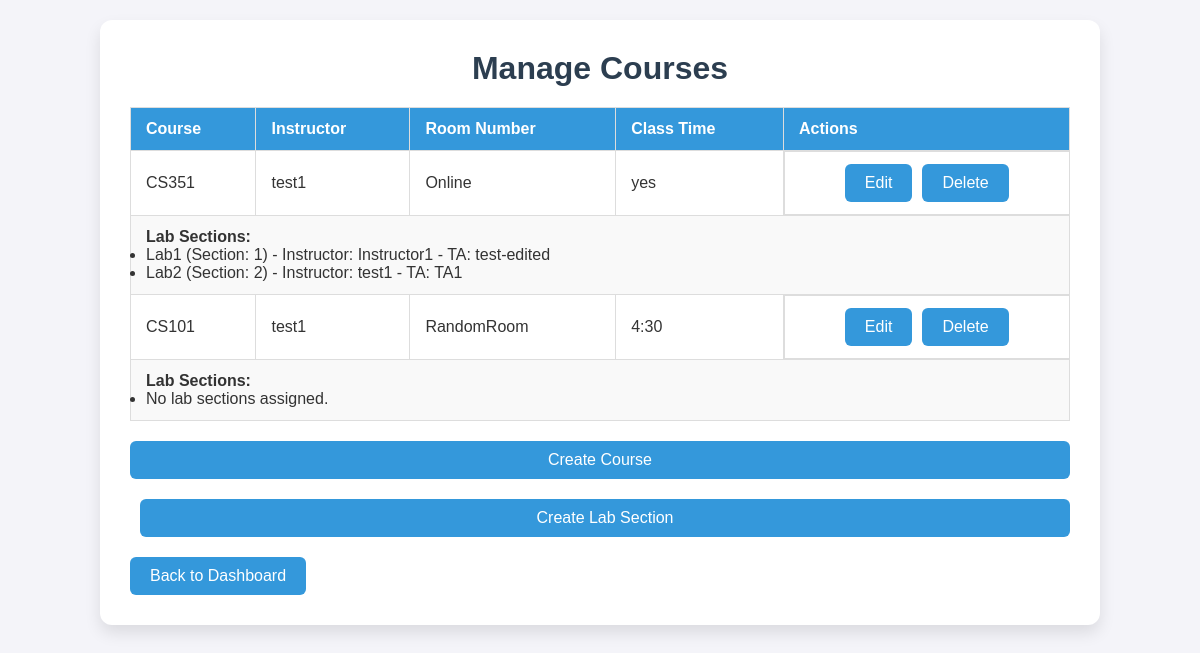
Page /course-management/ (signed in) on the earlier database version.
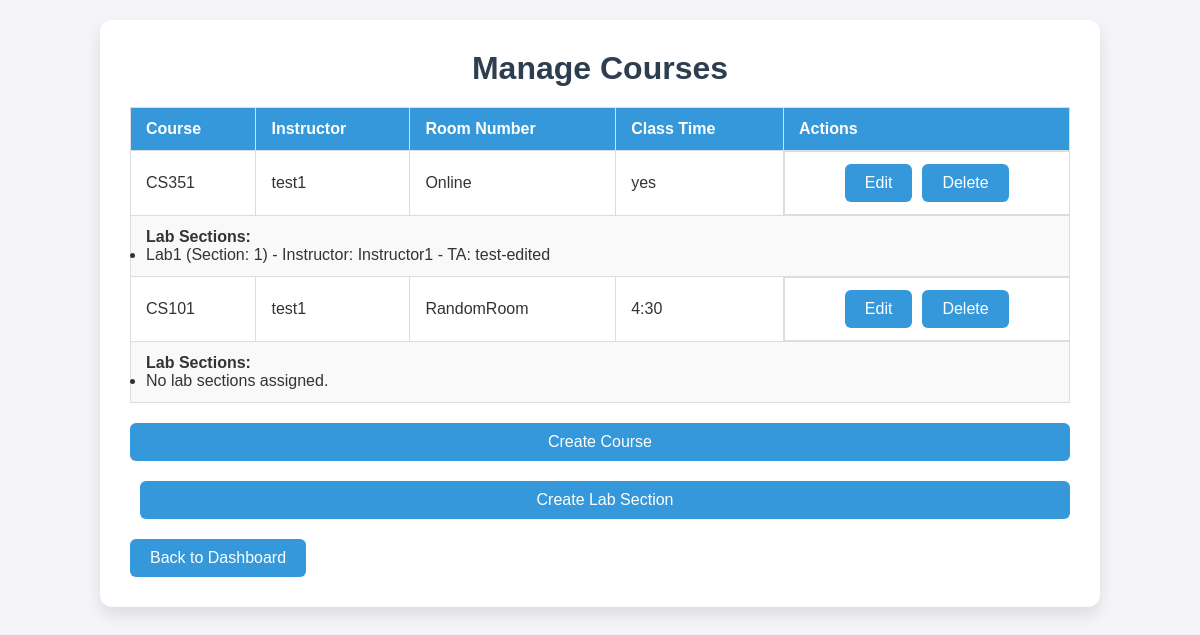
Same page on the later database version.
### TASchedulerApp/models.py (models this page shows, shortened)
class MyCourse(models.Model):
    name = models.CharField(max_length=100)
    instructor = models.ForeignKey(
        MyUser,
        on_delete=models.CASCADE,
        limit_choices_to={'role': 'Instructor'},
        related_name='courses',
        null=True,
        blank=True
    )
    tas = models.ManyToManyField(
        MyUser,
        limit_choices_to={'role': 'TA'},
        related_name='ta_courses',
        blank=True
    )
    room = models.CharField(max_length=10)
    time = models.CharField(max_length=100)

class MyUser(AbstractBaseUser):
    ROLE_CHOICES = [
        ('Administrator', 'Administrator'),
        ('Instructor', 'Instructor'),
        ('TA', 'TA'),
    ]
    role = models.CharField(max_length=20, choices=ROLE_CHOICES, default='TA')
    email = models.EmailField(unique=True)
    name = models.CharField(max_length=50, unique=True)
    contactInfo = models.CharField(max_length=50, default='')
    home_address = models.TextField(default='')
    phone_number = models.CharField(max_length=15, default='')
    office_hours = models.TextField(default='')
    office_location = models.CharField(max_length=50, default='')
    skills = models.TextField(default='')
    is_staff = models.BooleanField(default=False)
    is_active = models.BooleanField(default=True)
    is_superuser = models.BooleanField(default=False)
    objects = MyUserManager()
    EMAIL_FIELD = 'email'
    USERNAME_FIELD = 'name'
    REQUIRED_FIELDS = ['email']
    def __str__(self):
        return self.name

class LabSection(models.Model):
    name = models.CharField(max_length=255)
    section = models.CharField(max_length=50)
    course = models.ForeignKey(
        MyCourse,
        on_delete=models.CASCADE,
        related_name='lab_sections'
    )
    instructor = models.ForeignKey(
        MyUser,
        on_delete=models.SET_NULL,
        limit_choices_to={'role': 'Instructor'},
        related_name='lab_sections',
        null=True,
        blank=True
    )
    ta = models.ForeignKey(
        MyUser,
        on_delete=models.SET_NULL,
        limit_choices_to={'role': 'TA'},
        related_name='lab_sections_ta',
        null=True,
        blank=True
    )

### TASchedulerApp/views.py (the view, shortened to what this page needs)
# urls.py: path('course-management/', views.CreateCourseView.as_view(), name='course_management'),
class CreateCourseView(LoginRequiredMixin, View):
    @method_decorator(role_required(allowed_roles=['Administrator']))
    def get(self, request):
        courses = MyCourse.objects.all()
        return render(request, 'admin/course_management.html', {'courses': courses})

### templates/admin/course_management.html (shortened to what this page needs)
<!DOCTYPE html>
<html lang="en">
<head>
</head>
<body>
    <div class="container">
        <h1>Manage Courses</h1>
        <table>
            <thead>
                <tr>
                    <th>Course</th>
                    <th>Instructor</th>
                    <th>Room Number</th>
                    <th>Class Time</th>
                    <th>Actions</th>
                </tr>
            </thead>
            <tbody>
                {% for course in courses %}
                <tr>
                    <td>{{ course.name }}</td>
                    <td>{{ course.instructor }}</td>
                    <td>{{ course.room }}</td>
                    <td>{{ course.time }}</td>
                    <td class="actions">
                        <a href="{% url 'edit_course' course.id %}" class="btn btn-warning">Edit</a>
                        <form method="POST" action="{% url 'delete_course' course.id %}" style="display: inline;">
                            <button type="button" class="btn btn-danger" onclick="confirmDeletion({{ course.id }})">Delete</button>
                        </form>
                    </td>
                </tr>
                    <tr>
        <td colspan="5">
            <strong>Lab Sections:</strong>
            <ul>
                {% for lab in course.lab_sections.all %}
                <li>
                    {{ lab.name }} (Section: {{ lab.section }})
                    - Instructor: {{ lab.instructor }}
                    - TA: {{ lab.ta }}
                </li>
                {% empty %}
                <li>No lab sections assigned.</li>
                {% endfor %}
            </ul>
        </td>
    </tr>
                {% empty %}
                <tr>
                    <td colspan="5" style="text-align: center; font-style: italic; color: #888;">
                        No courses available.
                    </td>
                </tr>
                {% endfor %}
            </tbody>
        </table>
        <a href="{% url 'create_course' %}" class="btn btn create">Create Course</a>
        <a href="{% url 'create_lab_section' %}" class="btn btn create" style="margin-left: 10px;">Create Lab Section</a>
        <a href="{% url 'dashboard' %}" class="btn" style="margin-top: 20px;">Back to Dashboard</a>
    </div>
</body>
</html>

### templates/admin/course_management.html (style rules this page uses)
* { margin: 0; padding: 0; box-sizing: border-box; }
body { font-family: 'Arial', sans-serif; background-color: #f4f4f9; color: #333; display: flex; justify-content: center; align-items: flex-start; min-height: 100vh; padding: 20px; }
.container { background: #fff; border-radius: 12px; box-shadow: 0 8px 16px rgba(0, 0, 0, 0.1); max-width: 1000px; width: 100%; padding: 30px; }
h1 { text-align: center; font-size: 2rem; color: #2c3e50; margin-bottom: 20px; }
.btn { display: inline-block; padding: 10px 20px; background-color: #3498db; color: white; text-decoration: none; border: none; border-radius: 6px; font-size: 1rem; text-align: center; cursor: pointer; transition: background-color 0.3s ease; }
.btn.create { margin-top: 20px; display: block; text-align: center; }
table { width: 100%; border-collapse: collapse; margin-top: 20px; }
thead { background-color: #3498db; color: white; }
th, td { padding: 12px 15px; border: 1px solid #ddd; text-align: left; }
tr:nth-child(even) { background-color: #f9f9f9; }
td { font-size: 1rem; }
.actions { display: flex; justify-content: center; gap: 10px; }

Differences in the rows shown:
removed LabSection: name "Lab2", section "2", instructor "test1", ta "TA1", shown under MyCourse "CS351"
